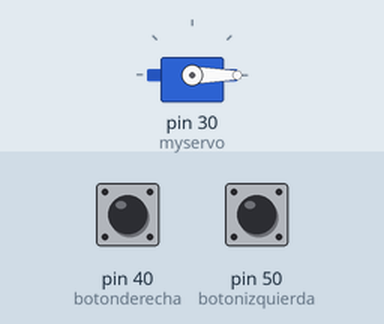
Bench run of a sketch on a simulated Arduino Mega 2560, built with avr-gcc and run on an emulated ATmega2560. On the bench: servo. The inputs (shaded band) are chosen by the test bench; at power-on: pin 40 (botonderecha) LOW, pin 50 (botonizquierda) LOW.

Above: at 1.2 s.
1.3 s: pin 40 (botonderecha) pulled HIGH for 1 s
At 2.06 s:
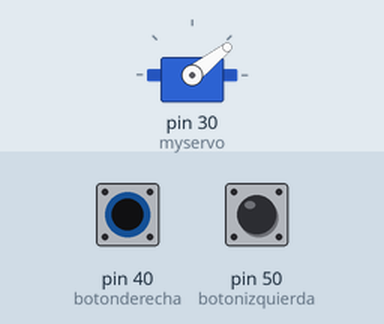
At 3.4 s:
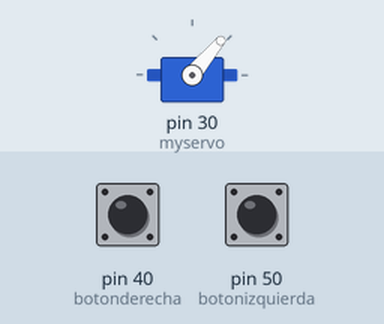
3.8 s: pin 40 (botonderecha) pulled HIGH for 3.2 s
8.5 s: pin 50 (botonizquierda) pulled HIGH for 1 s
At 9.8 s:
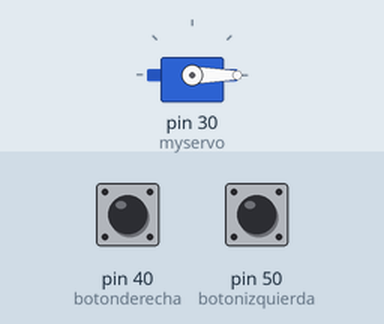
Timing chart, 0 to 11.5 s (numbered marks = the images above; inputs shaded):
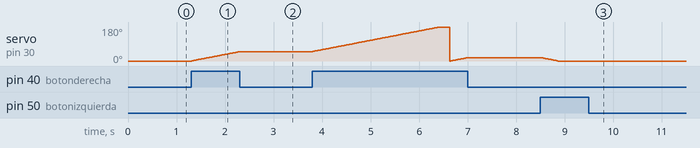

The sketch:

servomotor_controlado_con_botones.ino
```cpp
#include <Servo.h>

Servo myservo;
int servo=0;
 int botonderecha=40;
int botonizquierda=50;

void setup()
{
  myservo.attach(30);
  pinMode(botonderecha,INPUT);
  pinMode(botonizquierda,INPUT);
}

void loop()
{
  if(digitalRead(botonderecha) == HIGH)
  {
    servo ++;
   if (servo > 190) servo = 0;
  }
  myservo.write(servo);
  delay(10);
  ////////////////////
  if(digitalRead(botonizquierda) == HIGH)
  {
    servo --;
   if (servo > 190) servo = 0;
  }
  myservo.write(servo);
  delay(10);

}
```

Measured:
- after the input at 1.3 s, servo on pin 30 (myservo): moves from 0° to 50° over 0.99 s, starting at once
- after the input at 8.5 s, servo on pin 30 (myservo): moves from 18° to 0° over 0.34 s, starting at once
